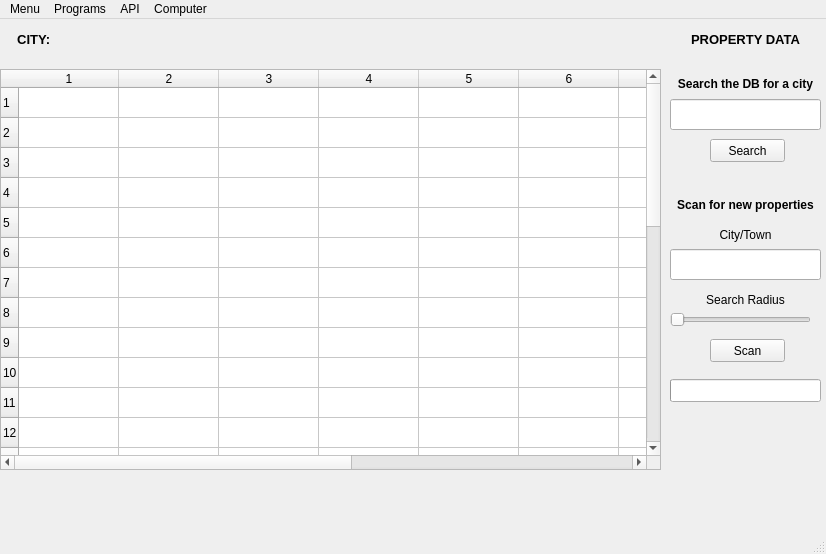
<?xml version="1.0" encoding="UTF-8"?>
<ui version="4.0">
 <class>MainWindow</class>
 <widget class="QMainWindow" name="MainWindow">
  <property name="geometry">
   <rect>
    <x>0</x>
    <y>0</y>
    <width>826</width>
    <height>554</height>
   </rect>
  </property>
  <property name="windowTitle">
   <string>MainWindow</string>
  </property>
  <widget class="QWidget" name="centralwidget">
   <widget class="QLabel" name="property_title">
    <property name="geometry">
     <rect>
      <x>690</x>
      <y>0</y>
      <width>111</width>
      <height>41</height>
     </rect>
    </property>
    <property name="font">
     <font>
      <pointsize>10</pointsize>
      <weight>75</weight>
      <bold>true</bold>
     </font>
    </property>
    <property name="text">
     <string>PROPERTY DATA</string>
    </property>
    <property name="alignment">
     <set>Qt::AlignCenter</set>
    </property>
   </widget>
   <widget class="QPushButton" name="db_search_button">
    <property name="geometry">
     <rect>
      <x>710</x>
      <y>120</y>
      <width>75</width>
      <height>23</height>
     </rect>
    </property>
    <property name="text">
     <string>Search</string>
    </property>
   </widget>
   <widget class="QTableWidget" name="property_table">
    <property name="geometry">
     <rect>
      <x>0</x>
      <y>50</y>
      <width>661</width>
      <height>401</height>
     </rect>
    </property>
    <property name="toolTipDuration">
     <number>0</number>
    </property>
    <property name="showGrid">
     <bool>true</bool>
    </property>
    <property name="rowCount">
     <number>30</number>
    </property>
    <property name="columnCount">
     <number>11</number>
    </property>
    <row/>
    <row/>
    <row/>
    <row/>
    <row/>
    <row/>
    <row/>
    <row/>
    <row/>
    <row/>
    <row/>
    <row/>
    <row/>
    <row/>
    <row/>
    <row/>
    <row/>
    <row/>
    <row/>
    <row/>
    <row/>
    <row/>
    <row/>
    <row/>
    <row/>
    <row/>
    <row/>
    <row/>
    <row/>
    <row/>
    <column/>
    <column/>
    <column/>
    <column/>
    <column/>
    <column/>
    <column/>
    <column/>
    <column/>
    <column/>
    <column/>
   </widget>
   <widget class="QLineEdit" name="db_search_input">
    <property name="geometry">
     <rect>
      <x>670</x>
      <y>80</y>
      <width>151</width>
      <height>31</height>
     </rect>
    </property>
   </widget>
   <widget class="QLabel" name="db_search_label">
    <property name="geometry">
     <rect>
      <x>670</x>
      <y>49</y>
      <width>151</width>
      <height>31</height>
     </rect>
    </property>
    <property name="font">
     <font>
      <weight>75</weight>
      <bold>true</bold>
     </font>
    </property>
    <property name="text">
     <string>Search the DB for a city</string>
    </property>
    <property name="alignment">
     <set>Qt::AlignCenter</set>
    </property>
   </widget>
   <widget class="QLabel" name="scan_properties_label">
    <property name="geometry">
     <rect>
      <x>670</x>
      <y>170</y>
      <width>151</width>
      <height>31</height>
     </rect>
    </property>
    <property name="font">
     <font>
      <weight>75</weight>
      <bold>true</bold>
     </font>
    </property>
    <property name="text">
     <string>Scan for new properties</string>
    </property>
    <property name="alignment">
     <set>Qt::AlignCenter</set>
    </property>
   </widget>
   <widget class="QLineEdit" name="city_town_scan_input">
    <property name="geometry">
     <rect>
      <x>670</x>
      <y>230</y>
      <width>151</width>
      <height>31</height>
     </rect>
    </property>
   </widget>
   <widget class="QLabel" name="city_town_label">
    <property name="geometry">
     <rect>
      <x>670</x>
      <y>200</y>
      <width>151</width>
      <height>31</height>
     </rect>
    </property>
    <property name="font">
     <font>
      <weight>50</weight>
      <bold>false</bold>
     </font>
    </property>
    <property name="text">
     <string>City/Town</string>
    </property>
    <property name="alignment">
     <set>Qt::AlignCenter</set>
    </property>
   </widget>
   <widget class="QLabel" name="search_radius_label">
    <property name="geometry">
     <rect>
      <x>670</x>
      <y>260</y>
      <width>151</width>
      <height>41</height>
     </rect>
    </property>
    <property name="font">
     <font>
      <weight>50</weight>
      <bold>false</bold>
     </font>
    </property>
    <property name="text">
     <string>Search Radius</string>
    </property>
    <property name="alignment">
     <set>Qt::AlignCenter</set>
    </property>
   </widget>
   <widget class="QPushButton" name="scan_new_properties_button">
    <property name="geometry">
     <rect>
      <x>710</x>
      <y>320</y>
      <width>75</width>
      <height>23</height>
     </rect>
    </property>
    <property name="text">
     <string>Scan</string>
    </property>
   </widget>
   <widget class="QSlider" name="search_radius_slider">
    <property name="geometry">
     <rect>
      <x>670</x>
      <y>290</y>
      <width>141</width>
      <height>22</height>
     </rect>
    </property>
    <property name="orientation">
     <enum>Qt::Horizontal</enum>
    </property>
   </widget>
   <widget class="QProgressBar" name="scan_progress_bar">
    <property name="enabled">
     <bool>true</bool>
    </property>
    <property name="geometry">
     <rect>
      <x>670</x>
      <y>360</y>
      <width>151</width>
      <height>23</height>
     </rect>
    </property>
    <property name="value">
     <number>0</number>
    </property>
    <property name="textVisible">
     <bool>false</bool>
    </property>
    <property name="orientation">
     <enum>Qt::Horizontal</enum>
    </property>
    <property name="textDirection">
     <enum>QProgressBar::TopToBottom</enum>
    </property>
    <property name="format">
     <string>%p%</string>
    </property>
   </widget>
   <widget class="QLabel" name="property_title_2">
    <property name="geometry">
     <rect>
      <x>-90</x>
      <y>0</y>
      <width>251</width>
      <height>41</height>
     </rect>
    </property>
    <property name="font">
     <font>
      <pointsize>10</pointsize>
      <weight>75</weight>
      <bold>true</bold>
     </font>
    </property>
    <property name="text">
     <string>CITY: </string>
    </property>
    <property name="alignment">
     <set>Qt::AlignCenter</set>
    </property>
   </widget>
   <widget class="QLabel" name="scan_results_label">
    <property name="geometry">
     <rect>
      <x>670</x>
      <y>390</y>
      <width>151</width>
      <height>61</height>
     </rect>
    </property>
    <property name="text">
     <string/>
    </property>
   </widget>
  </widget>
  <widget class="QMenuBar" name="menubar">
   <property name="geometry">
    <rect>
     <x>0</x>
     <y>0</y>
     <width>826</width>
     <height>21</height>
    </rect>
   </property>
   <widget class="QMenu" name="menuMenu">
    <property name="title">
     <string>Menu</string>
    </property>
    <addaction name="actionExit"/>
   </widget>
   <widget class="QMenu" name="menuPrograms">
    <property name="title">
     <string>Programs</string>
    </property>
    <addaction name="actionNews_Scraper"/>
    <addaction name="actionProperty_Data"/>
    <addaction name="actionPolscraper"/>
   </widget>
   <widget class="QMenu" name="menuAPI">
    <property name="title">
     <string>API</string>
    </property>
    <addaction name="actionDarkSky_Weather"/>
    <addaction name="actionLocal_Information"/>
   </widget>
   <widget class="QMenu" name="menuComputer">
    <property name="title">
     <string>Computer</string>
    </property>
    <addaction name="actionLock"/>
   </widget>
   <addaction name="menuMenu"/>
   <addaction name="menuPrograms"/>
   <addaction name="menuAPI"/>
   <addaction name="menuComputer"/>
  </widget>
  <widget class="QStatusBar" name="statusbar"/>
  <action name="actionExit">
   <property name="text">
    <string>Exit</string>
   </property>
  </action>
  <action name="actionNews_Scraper">
   <property name="text">
    <string>News Scraper</string>
   </property>
  </action>
  <action name="actionProperty_Data">
   <property name="text">
    <string>Property Data</string>
   </property>
  </action>
  <action name="actionPolscraper">
   <property name="text">
    <string>Polscraper</string>
   </property>
  </action>
  <action name="actionDarkSky_Weather">
   <property name="text">
    <string>DarkSky Weather</string>
   </property>
  </action>
  <action name="actionLocal_Information">
   <property name="text">
    <string>Local Information</string>
   </property>
  </action>
  <action name="actionLock">
   <property name="text">
    <string>Lock</string>
   </property>
  </action>
 </widget>
 <resources/>
 <connections/>
</ui>
